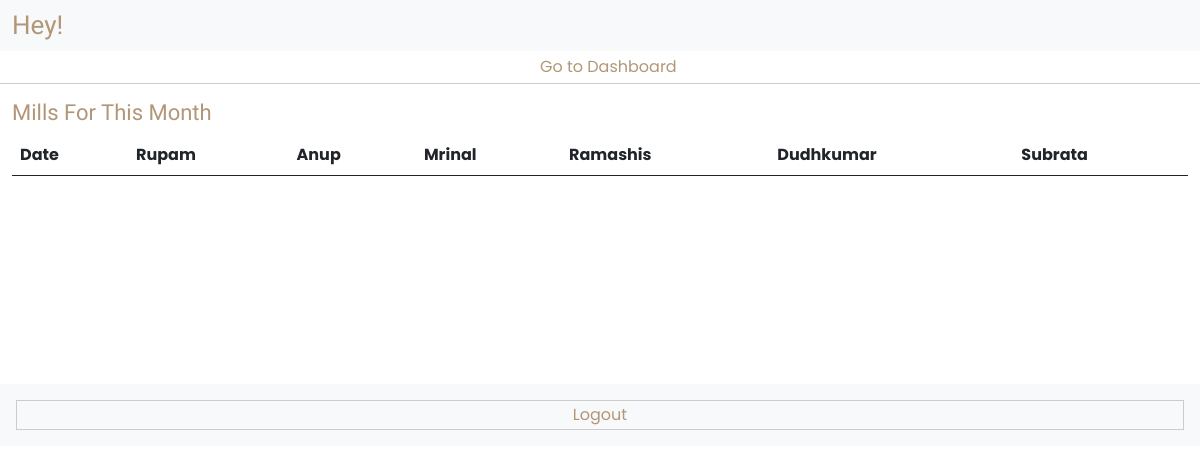
Before: /mess/ with the older database file.
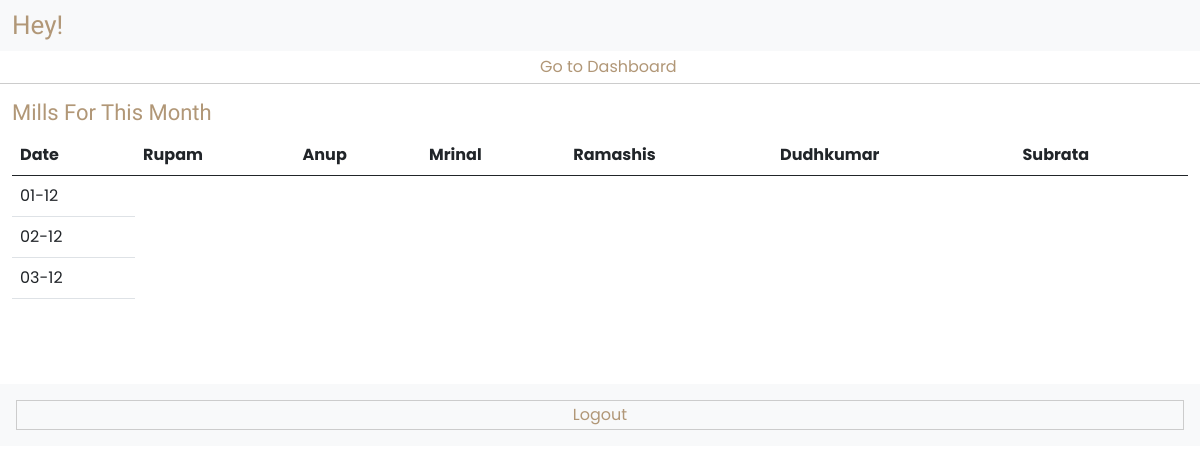
After: the same page with the newer database file.
### account/models.py (models this page shows, shortened)
class User(AbstractUser):
    objects = UserManager()

### mess/models.py (models this page shows, shortened)
class Mill(models.Model):
    date = models.DateField(unique=True)
    mill = models.CharField(max_length=255)
    user = models.ForeignKey(User, on_delete=models.CASCADE)
    amount = models.IntegerField(default=0)

### mess/views.py (the view)
# urls.py: path('', views.Mills, name='mills'),
def Mills(request):
    users = User.objects.filter(is_active=True)
    mills = Mill.objects.filter(date__month=current_month, date__year=current_year)
    data = {
        'users' : users,
        'mills' : mills
    }
    return render(request, 'mess/mills.html', data)

### templates/mess/mills.html (shortened to what this page needs)
{% extends 'mess/mess-base.html' %}
{% block 'content' %}
    <div class="container-fluid bb py-1">
        <a href="{% url 'dashboard' %}" class="back-btn"><i class="fa-light fa-arrow-left-long"></i> Go to Dashboard</a>
    </div>
    <div class="container dashboard-cont py-3">
        <h4>Mills For This Month</h4>
        <div class="table-responsive">
            <table class="table">
                <thead>
                    <tr>
                        <th>Date</th>
                        {% for user in users %}
                            <th>{{ user.first_name }}</th>
                        {% endfor %}
                    </tr>
                </thead>
                <tbody>
                    {% for mill in mills %}
                        <tr>
                            <td>{{ mill.date|date:'d-m' }}</td>
                        </tr>
                    {% endfor %}
                </tbody>
            </table>
        </div>
    </div>
{% endblock 'content' %}

### templates/mess/mess-base.html (shortened to what this page needs)
<!DOCTYPE html>
<html>
<head>
	<link rel="stylesheet" type="text/css" href="/static/css/bootstrap.css">
	<link rel="stylesheet" type="text/css" href="/static/fontawesome/css/all.css">
    <link href='https://ajax.googleapis.com/ajax/libs/jqueryui/1.12.1/themes/ui-lightness/jquery-ui.css' rel='stylesheet'>
	<link rel="stylesheet" type="text/css" href="/static/css/style.css">
</head>
<body>
    <header class="dashboard-header bg-light">
        <div class="container-fluid">
            <h3 class="mb-0">Hey! {{ request.user.first_name }} {{ request.user.last_name }}</h3>
        </div>
    </header>
    <main class="site">
        <div class="page-content">
            {% block 'content' %}{% endblock 'content' %}
            <div class="dashboard-foot p-3 bg-light">
                <a href="#" class="logout-btn">Logout</a>
            </div>
        </div>
    </main>
</body>
</html>

### static/css/style.css (style rules this page uses)
body { margin: 0; padding: 0; font-family: "Poppins", sans-serif; color: #555; }
h3 { font-size: 26px; }
h4 { font-size: 22px; }
h1, h2, h3, h4 { font-family: "Teko", sans-serif; color: #b19777; }
a { text-decoration: none; color: #b19777; }
.container { max-width: 1200px; }
.dashboard-header { padding: 10px 0; }
.logout-btn { display: block; width: 100%; border: 1px solid #ccc; padding: 2px 5px; text-align: center; }
.dashboard-cont { min-height: 300px; }
.back-btn { display: block; text-align: center; }
.back-btn i { color: #0755a9; }
.bb { border-bottom: 1px solid #ccc; }

Changed rows visible on the page:
added Mill: date "01-12"
added Mill: date "02-12"
added Mill: date "03-12"
